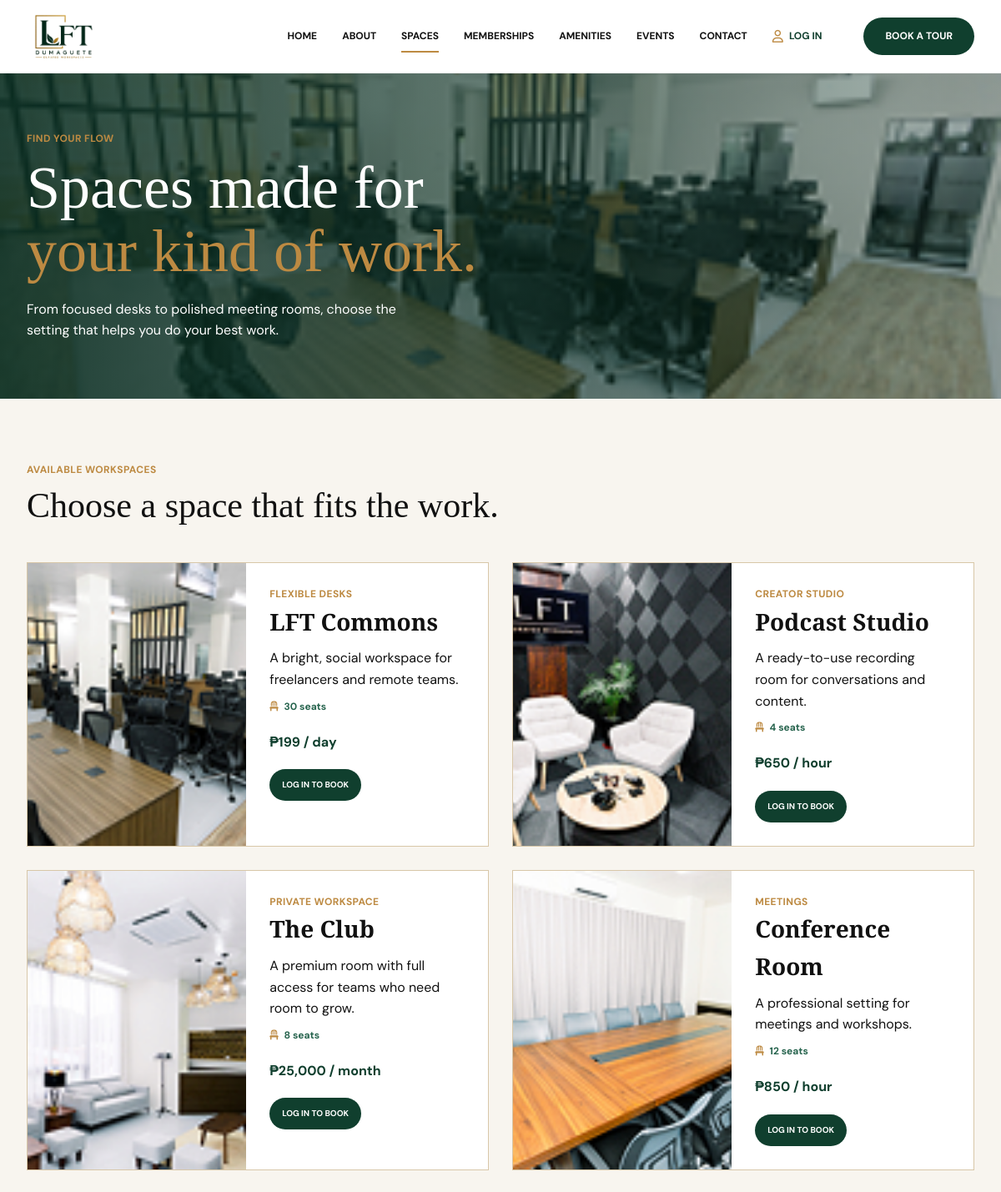
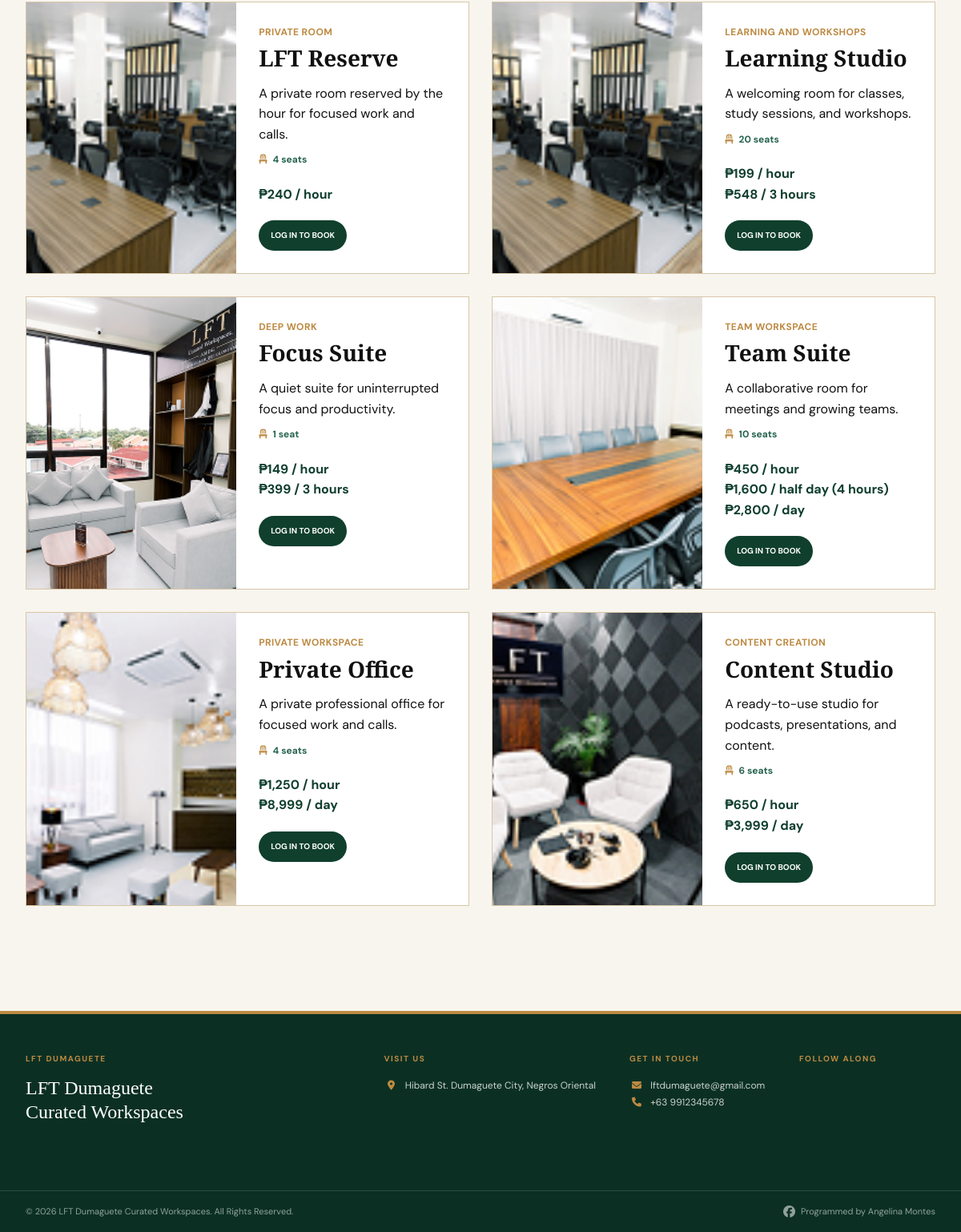
Page /Spaces/index.php on the committed database (2 pictures, top to bottom).
### tables this page shows
CREATE TABLE `spaces` (
  `id` int(10) UNSIGNED NOT NULL,
  `name` varchar(160) NOT NULL,
  `category` varchar(120) NOT NULL,
  `description` text NOT NULL,
  `rates` text NOT NULL,
  `seats` int(10) UNSIGNED NOT NULL DEFAULT 1,
  `image` varchar(255) NOT NULL DEFAULT 'common.png',
  `active` tinyint(1) NOT NULL DEFAULT 1,
  `created_at` timestamp NOT NULL DEFAULT current_timestamp(),
  `hourly_rate` decimal(10,2) NOT NULL DEFAULT 0.00
);

CREATE TABLE `site_settings` (
  `id` tinyint(3) UNSIGNED NOT NULL,
  `website_name` varchar(160) NOT NULL DEFAULT 'LFT Dumaguete',
  `email` varchar(190) NOT NULL DEFAULT 'lftdumaguete@gmail.com',
  `phone` varchar(40) NOT NULL DEFAULT '+63 9912345678',
  `address` varchar(255) NOT NULL DEFAULT 'Hibard St. Dumaguete City, Negros Oriental',
  `facebook` varchar(255) NOT NULL DEFAULT '',
  `instagram` varchar(255) NOT NULL DEFAULT '',
  `updated_at` timestamp NOT NULL DEFAULT current_timestamp() ON UPDATE current_timestamp()
);

### Includes/db.php (called while the page is built, shortened)
<?php
require_once __DIR__ . '/security.php';
function db(): PDO
{
    static $connection;
    if ($connection instanceof PDO) {
        return $connection;
    }
    $host = '127.0.0.1';
    $database = 'lft_dumaguete';
    $username = 'root';
    $password = '';
    $charset = 'utf8mb4';
    $dsn = "mysql:host={$host};dbname={$database};charset={$charset}";
    $connection = new PDO(
        $dsn,
        $username,
        $password,
        [
            PDO::ATTR_ERRMODE => PDO::ERRMODE_EXCEPTION,
            PDO::ATTR_DEFAULT_FETCH_MODE => PDO::FETCH_ASSOC,
            PDO::ATTR_EMULATE_PREPARES => false,
        ]
    );
    return $connection;
}
function currentUser(): ?array
{
    if (empty($_SESSION['user_id'])) {
        return null;
    }
    $statement = db()->prepare(
        'SELECT id, name, email, phone, role, profile_image, created_at
         FROM users
         WHERE id = ?'
    );
    $statement->execute([(int) $_SESSION['user_id']]);
    return $statement->fetch() ?: null;
}
function e(string|int|float|null $value): string
{
    return htmlspecialchars((string) $value, ENT_QUOTES, 'UTF-8');
}

### Includes/security.php (called while the page is built, shortened)
<?php
function startUserSession(): void
{
    if (session_status() === PHP_SESSION_ACTIVE) return;
    $secure = (!empty($_SERVER['HTTPS']) && $_SERVER['HTTPS'] !== 'off')
        || (($_SERVER['HTTP_X_FORWARDED_PROTO'] ?? '') === 'https');
}

### Spaces/index.php (the view, shortened to what this page needs)
<?php
require_once '../Includes/db.php';
$spaceUser = currentUser();
$spaces = db()->query('SELECT * FROM spaces WHERE active = 1 ORDER BY id')->fetchAll();
require '../Includes/header.php';
?>
<main>
    <section class="page-hero" style="background-image: linear-gradient(90deg, rgba(11,48,35,.9), rgba(11,48,35,.35)), url('../assets/images/common.png');">
        <div class="container">
            <p class="section-label">FIND YOUR FLOW</p>
            <h1>Spaces made for<br><span>your kind of work.</span></h1>
            <p>From focused desks to polished meeting rooms, choose the setting that helps you do your best work.</p>
        </div>
    </section>
    <section class="listing-section">
        <div class="container">
            <div class="page-intro">
                <p class="section-label">AVAILABLE WORKSPACES</p>
                <h2>Choose a space that fits the work.</h2>
            </div>
            <?php if (!$spaces): ?>
                <div class="empty-state">No spaces are currently published. Please contact the LFT team for availability.</div>
            <?php else: ?>
                <div class="listing-grid">
                    <?php foreach ($spaces as $space): ?>
                        <article class="listing-card">
                            <img src="../assets/images/<?= e($space['image']) ?>" alt="<?= e($space['name']) ?>">
                            <div>
                                <p class="section-label"><?= e(strtoupper($space['category'])) ?></p>
                                <h2><?= e($space['name']) ?></h2>
                                <p><?= e($space['description']) ?></p>
                                <span class="space-seats"><i class="fa-solid fa-chair" aria-hidden="true"></i> <?= (int) $space['seats'] ?> <?= (int) $space['seats'] === 1 ? 'seat' : 'seats' ?></span>
                                <strong><?= nl2br(e($space['rates'])) ?></strong>
                                <?php if ($spaceUser && $spaceUser['role'] === 'customer'): ?>
                                    <a class="btn btn-green" href="../Booking/index.php?space=<?= urlencode($space['name']) ?>">BOOK THIS SPACE</a>
                                <?php elseif ($spaceUser && $spaceUser['role'] === 'staff'): ?>
                                    <a class="btn btn-green" href="../Staff/index.php">OPEN STAFF DESK</a>
                                <?php elseif ($spaceUser && $spaceUser['role'] === 'admin'): ?>
                                    <a class="btn btn-green" href="../Admin/spaces/">MANAGE SPACES</a>
                                <?php else: ?>
                                    <a class="btn btn-green" href="../Login/index.php?next=../Booking/index.php?space=<?= urlencode($space['name']) ?>">LOG IN TO BOOK</a>
                                <?php endif; ?>
                            </div>
                        </article>
                    <?php endforeach; ?>
                </div>
            <?php endif; ?>
        </div>
    </section>
</main>
<?php require '../Includes/footer.php'; ?>

### Includes/footer.php (shortened to what this page needs)
<?php
require_once __DIR__ . '/db.php';
$footerSettings = db()->query('SELECT * FROM site_settings WHERE id = 1')->fetch() ?: [];
$footerName = $footerSettings['website_name'] ?? 'LFT Dumaguete';
$footerEmail = $footerSettings['email'] ?? 'lftdumaguete@gmail.com';
$footerPhone = $footerSettings['phone'] ?? '+63 9912345678';
$footerAddress = $footerSettings['address'] ?? 'Hibard St. Dumaguete City, Negros Oriental';
$phoneHref = preg_replace('/[^0-9+]/', '', $footerPhone);
?>
<footer class="site-footer">
    <div class="container footer-container">
        <div class="footer-brand">
            <p class="footer-eyebrow">LFT DUMAGUETE</p>
            <p class="footer-heading"><?= e($footerName) ?><br>Curated Workspaces</p>
        </div>
        <div class="footer-contact">
            <p class="footer-label">Visit us</p>
            <p class="footer-text"><i class="fa-solid fa-location-dot" aria-hidden="true"></i> <?= nl2br(e($footerAddress)) ?></p>
        </div>
        <div class="footer-contact">
            <p class="footer-label">Get in touch</p>
            <a class="footer-text" href="mailto:<?= e($footerEmail) ?>"><i class="fa-solid fa-envelope" aria-hidden="true"></i> <?= e($footerEmail) ?></a>
            <a class="footer-text" href="tel:<?= e($phoneHref) ?>"><i class="fa-solid fa-phone" aria-hidden="true"></i> <?= e($footerPhone) ?></a>
        </div>
        <div class="social-links">
            <p class="footer-label">Follow along</p>
        </div>
    </div>
    <div class="footer-bottom">
        <div class="container footer-copyright">
            © <?= date('Y') ?> <?= e($footerName) ?> Curated Workspaces. All Rights Reserved.
            <a class="programmer-link" href="https://www.facebook.com/angelina.montes.378" target="_blank" rel="noopener noreferrer">
                <i class="fa-brands fa-facebook"></i> Programmed by Angelina Montes
            </a>
        </div>
    </div>
</footer>
</body>
</html>

### assets/css/style.css (style rules this page uses)
:root { --green: #103f2e; --dark-green: #0b3023; --gold: #bd8a42; --cream: #f8f5ef; --white: #ffffff; --black: #111111; --gray: #666666; --border: #d8c7a8; --container: 1180px; }
* { margin: 0; padding: 0; box-sizing: border-box; }
html { scroll-behavior: smooth; }
body { font-family: 'DM Sans', Arial, sans-serif; background: var(--cream); color: var(--black); line-height: 1.6; }
img { display: block; max-width: 100%; }
a { text-decoration: none; color: inherit; }
.container { width: min( var(--container), calc(100% - 64px) ); margin: auto; }
.btn { display: inline-flex; align-items: center; justify-content: center; padding: 12px 26px; border-radius: 30px; font-size: 12px; font-weight: 700; transition: .2s ease; }
.btn-green { color: white; background: var(--green); }
.section-label { color: var(--gold); font-size: 12px; font-weight: 700; letter-spacing: .4px; }
.site-footer { background: var(--dark-green); color: white; margin-top: 55px; border-top: 4px solid var(--gold); }
.footer-container { min-height: 220px; display: flex; align-items: flex-start; justify-content: space-between; gap: 42px; padding: 48px 0 42px; }
.footer-brand { margin-right: auto; }
.footer-eyebrow, .footer-label { color: var(--gold); font-size: 10px; font-weight: 700; letter-spacing: 1.5px; text-transform: uppercase; }
.footer-heading { margin-top: 13px; font-family: 'Playfair Display', serif; font-size: 24px; line-height: 1.25; }
.footer-contact, .social-links { min-width: 170px; }
.footer-label { margin-bottom: 15px; }
.social-links { display: flex; flex-direction: column; align-items: flex-start; }
.footer-text { display: block; color: rgba(255, 255, 255, .78); font-size: 12px; line-height: 1.8; }
.footer-text i { width: 18px; color: var(--gold); margin-right: 5px; text-align: center; }
.footer-bottom { border-top: 1px solid rgba(255, 255, 255, .14); }
.footer-copyright { display: flex; align-items: center; justify-content: space-between; gap: 20px; padding: 17px 0; color: rgba(255, 255, 255, .55); font-size: 11px; }
.programmer-link { display: inline-flex; align-items: center; gap: 7px; margin-left: auto; color: rgba(255, 255, 255, .55); text-decoration: none; font-size: 11px; transition: all 0.3s ease; }
.programmer-link i { font-size: 15px; }
.page-hero { min-height: 390px; display: flex; align-items: center; background-position: center; background-size: cover; color: var(--white); }
.page-hero h1 { font-family: 'Playfair Display', serif; font-size: clamp(42px, 6vw, 72px); line-height: 1.05; font-weight: 500; margin: 12px 0 18px; }
.page-hero h1 span { color: var(--gold); }
.page-hero p:last-child { max-width: 480px; font-size: 16px; }
.listing-section, .contact-section { padding: 76px 0; }
.page-intro { margin-bottom: 34px; }
.page-intro h2, .contact-copy h2 { font-family: 'Playfair Display', serif; font-size: 42px; font-weight: 500; }
.listing-grid { display: grid; grid-template-columns: repeat(2, 1fr); gap: 28px; }
.listing-card { background: var(--white); border: 1px solid var(--border); display: grid; grid-template-columns: .95fr 1.05fr; }
.listing-card img { width: 100%; height: 100%; min-height: 260px; object-fit: cover; }
.listing-card > div { padding: 28px; }
.listing-card h2 { font-family: 'Playfair Display', serif; font-size: 28px; margin-bottom: 9px; }
.listing-card strong { display: block; color: var(--green); margin: 20px 0; }
.listing-card .btn, .plan-card .btn { font-size: 10px; padding: 11px 15px; }
.space-seats { display: block; margin: 10px 0; color: #27644e; font-size: 12px; font-weight: 700; }
.space-seats i { margin-right: 4px; color: var(--gold); }

### rows in the picture
spaces: image (picture), category "FLEXIBLE DESKS", name "LFT Commons", description "A bright, social workspace for freelancers and remote teams.", seats "30", rates "₱199 / day"
spaces: image (picture), category "CREATOR STUDIO", name "Podcast Studio", description "A ready-to-use recording room for conversations and content.", seats "4", rates "₱650 / hour"
spaces: image (picture), category "PRIVATE WORKSPACE", name "The Club", description "A premium room with full access for teams who need room to grow.", seats "8", rates "₱25,000 / month"
spaces: image (picture), category "MEETINGS", name "Conference Room", description "A professional setting for meetings and workshops.", seats "12", rates "₱850 / hour"
spaces: image (picture), category "PRIVATE ROOM", name "LFT Reserve", description "A private room reserved by the hour for focused work and calls.", seats "4", rates "₱240 / hour"
spaces: image (picture), category "LEARNING AND WORKSHOPS", name "Learning Studio", description "A welcoming room for classes, study sessions, and workshops.", seats "20", rates "₱199 / hour ₱548 / 3 hours"
spaces: image (picture), category "DEEP WORK", name "Focus Suite", description "A quiet suite for uninterrupted focus and productivity.", seats "1", rates "₱149 / hour ₱399 / 3 hours"
spaces: image (picture), category "TEAM WORKSPACE", name "Team Suite", description "A collaborative room for meetings and growing teams.", seats "10", rates "₱450 / hour ₱1,600 / half day (4 hours) ₱2,800 / day"
spaces: image (picture), category "PRIVATE WORKSPACE", name "Private Office", description "A private professional office for focused work and calls.", seats "4", rates "₱1,250 / hour ₱8,999 / day"
spaces: image (picture), category "CONTENT CREATION", name "Content Studio", description "A ready-to-use studio for podcasts, presentations, and content.", seats "6", rates "₱650 / hour ₱3,999 / day"
site_settings: website_name "LFT Dumaguete", address "Hibard St. Dumaguete City, Negros Oriental", email "lftdumaguete@gmail.com", phone "+63 9912345678"
